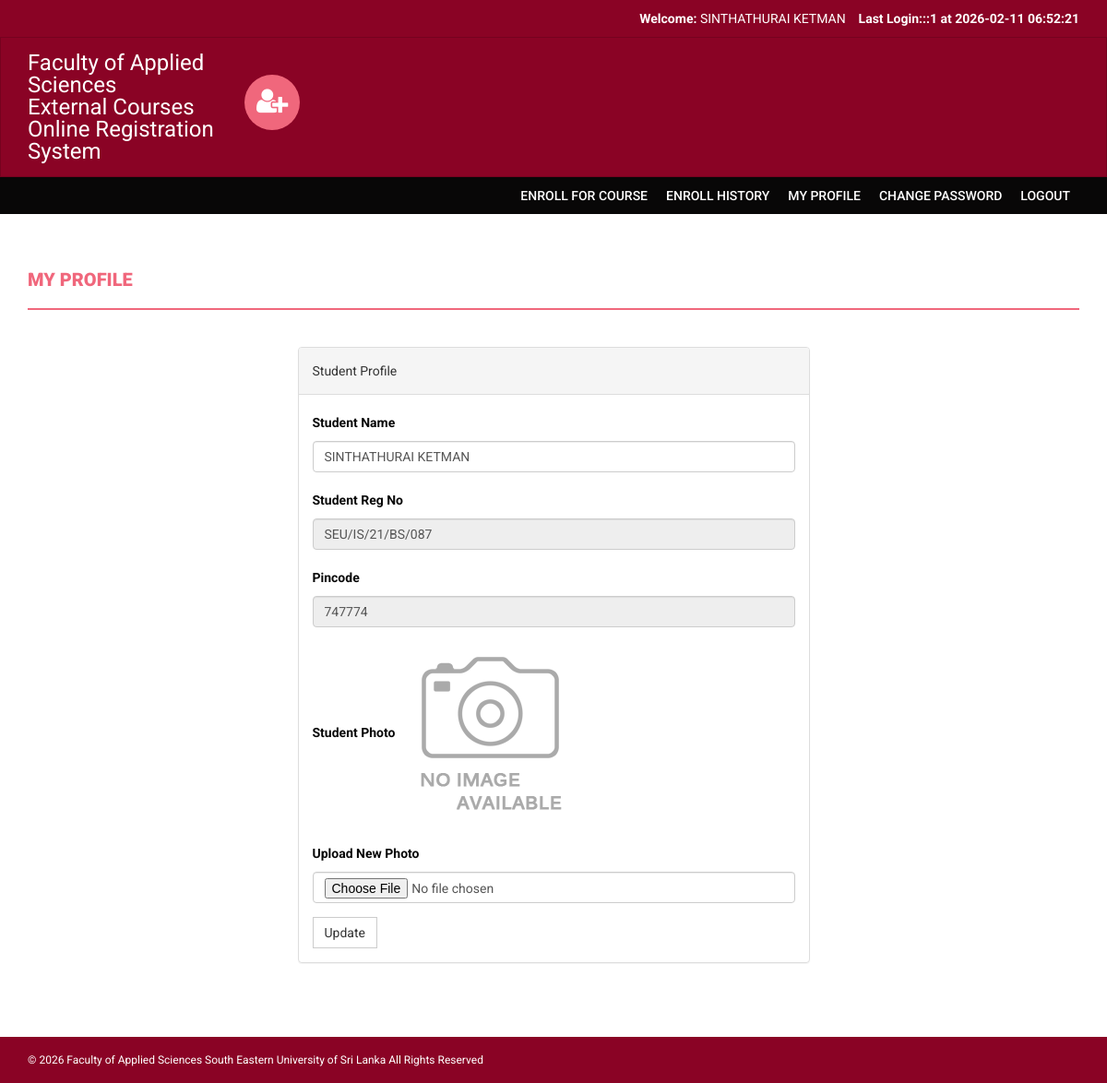
The app's page /onlinecourse/my-profile.php (signed in) with its own data.
### tables this page shows
CREATE TABLE `students` (
  `StudentRegno` varchar(255) NOT NULL,
  `studentPhoto` varchar(255) DEFAULT NULL,
  `password` varchar(255) DEFAULT NULL,
  `studentName` varchar(255) DEFAULT NULL,
  `pincode` varchar(255) DEFAULT NULL,
  `session` varchar(255) DEFAULT NULL,
  `department` varchar(255) DEFAULT NULL,
  `semester` varchar(255) DEFAULT NULL,
  `creationdate` timestamp NULL DEFAULT current_timestamp(),
  `updationDate` varchar(255) DEFAULT NULL
);

### onlinecourse/my-profile.php (the view, shortened to what this page needs)
<?php
include('includes/config.php');
if (strlen($_SESSION['login']) == 0) {
header('location:index.php');
}
else {
?>
<!DOCTYPE html>
<html xmlns="http://www.w3.org/1999/xhtml">
<head>
    <link href="assets/css/bootstrap.css" rel="stylesheet" />
    <link href="assets/css/font-awesome.css" rel="stylesheet" />
    <link href="assets/css/style.css" rel="stylesheet" />
</head>
<body>
<?php include('includes/header.php'); ?>
<?php if ($_SESSION['login'] != "")
{
    include('includes/menubar.php');  }
?>
    <div class="content-wrapper">
        <div class="container">
              <div class="row">
                    <div class="col-md-12">
                        <h1 class="page-head-line">My Profile </h1>
                    </div>
                </div>
                <div class="row" >
                  <div class="col-md-3"></div>
                    <div class="col-md-6">
                        <div class="panel panel-default">
                        <div class="panel-heading">
                          Student Profile
                        </div>
<?php $sql = mysqli_query($con, "select * from students where StudentRegno='" . $_SESSION['login'] . "'");  $cnt = 1;  while ($row = mysqli_fetch_array($sql))
{ ?>
                        <div class="panel-body">
                       <form name="dept" method="post" enctype="multipart/form-data">
   <div class="form-group">
    <label for="studentname">Student Name  </label>
    <input type="text" class="form-control" id="studentname" name="studentname" value="<?php echo htmlentities($row['studentName']); ?>"  />
  </div>
 <div class="form-group">
    <label for="studentregno">Student Reg No   </label>
    <input type="text" class="form-control" id="studentregno" name="studentregno" value="<?php echo htmlentities($row['StudentRegno']); ?>"  placeholder="Student Reg no" readonly />
  </div>
<div class="form-group">
    <label for="Pincode">Pincode  </label>
    <input type="text" class="form-control" id="Pincode" name="Pincode" readonly value="<?php echo htmlentities($row['pincode']); ?>" required />
  </div>
<div class="form-group">
    <label for="Pincode">Student Photo  </label>
   <?php if ($row['studentPhoto'] == "") { ?>
   <img src="studentphoto/noimage.png" width="200" height="200"><?php
    }
    else { ?>
   <img src="studentphoto/<?php echo htmlentities($row['studentPhoto']); ?>" width="200" height="200">
   <?php
    }?>
  </div>
<div class="form-group">
    <label for="Pincode">Upload New Photo  </label>
    <input type="file" class="form-control" id="photo" name="photo"  value="<?php echo htmlentities($row['studentPhoto']); ?>" />
  </div>
  <?php
  }?>
 <button type="submit" name="submit" id="submit" class="btn btn-default">Update</button>
</form>
                            </div>
                            </div>
                    </div>
                </div>
            </div>
        </div>
  <?php include('includes/footer.php'); ?>
</body>
</html>
<?php
}?>

### onlinecourse/includes/header.php (shortened to what this page needs)
<?php
include("includes/config.php");
?>
<?php if($_SESSION['login']!="")
{?>
<header>
        <div class="container">
            <div class="row">
                <div class="col-md-12">
                    <strong>Welcome: </strong><?php echo htmlentities($_SESSION['sname']);?>
                    <strong>Last Login:<?php
        $ret=mysqli_query($con,"SELECT  * from userlog where studentRegno='".$_SESSION['login']."' order by id desc limit 1,1");
                    $row=mysqli_fetch_array($ret);
                    echo $row['userip']; ?> at <?php echo $row['loginTime'];?></strong>
                </div>
            </div>
        </div>
    </header>
    <?php } ?>
    <div class="navbar navbar-inverse set-radius-zero">
        <div class="container">
            <div class="navbar-header">
                <a class="navbar-brand" href="#" style="color:#fff; font-size:24px;4px; line-height:24px; ">
                   Faculty of Applied Sciences<br>
External Courses Online Registration System
                </a>
            </div>
            <div class="left-div">
                <i class="fa fa-user-plus login-icon" ></i>
        </div>
            </div>
        </div>

### onlinecourse/assets/css/style.css (style rules this page uses)
body { font-family: 'Roboto', sans-serif; line-height: 30px; }
.set-radius-zero { border-radius: 0px; -moz-border-radius: 0px; -webkit-border-radius: 0px; }
.content-wrapper { margin-top: 40px; min-height: 600px; padding-bottom: 60px; }
.page-head-line { font-weight: 900; padding-bottom: 20px; border-bottom: 2px solid #F0677C; text-transform: uppercase; color: #F0677C; font-size: 20px; margin-bottom: 40px; }
.btn { border-radius: 0px; -webkit-border-radius: 0px; -moz-border-radius: 0px; }
.login-icon { height: 60px; width: 60px; padding: 13px; border-radius: 50%; font-size: 30px; margin-bottom: 20px; color: #fff; text-align: center; cursor:pointer; background-color:#F0677C; -webkit-border-radius:50%; -moz-border-radius:50%; }
header { background-color: #8a0325; color: #fff; padding: 5px; text-align: right; }
.left-div { padding-left: 30px; margin-top: 40px; margin-bottom: 30px; }
.navbar-brand { width: 250px; padding-top: 15px; }
.navbar-inverse { background-color: #C36464; border-color: transparent; }
.navbar { margin-bottom: 0px; }
.navbar-inverse { background-color: #8a0325 !important; border-color: #76021f !important; }
.navbar, .menu-section { position: relative; z-index: 10; }

### records on screen
students: studentname "SINTHATHURAI KETMAN", studentregno "SEU/IS/21/BS/087", Pincode "747774"

### other values on screen
$_SESSION['sname'] "SINTHATHURAI KETMAN"
$row['userip'] "::1"
$row['loginTime'] "2026-02-11 06:52:21"
